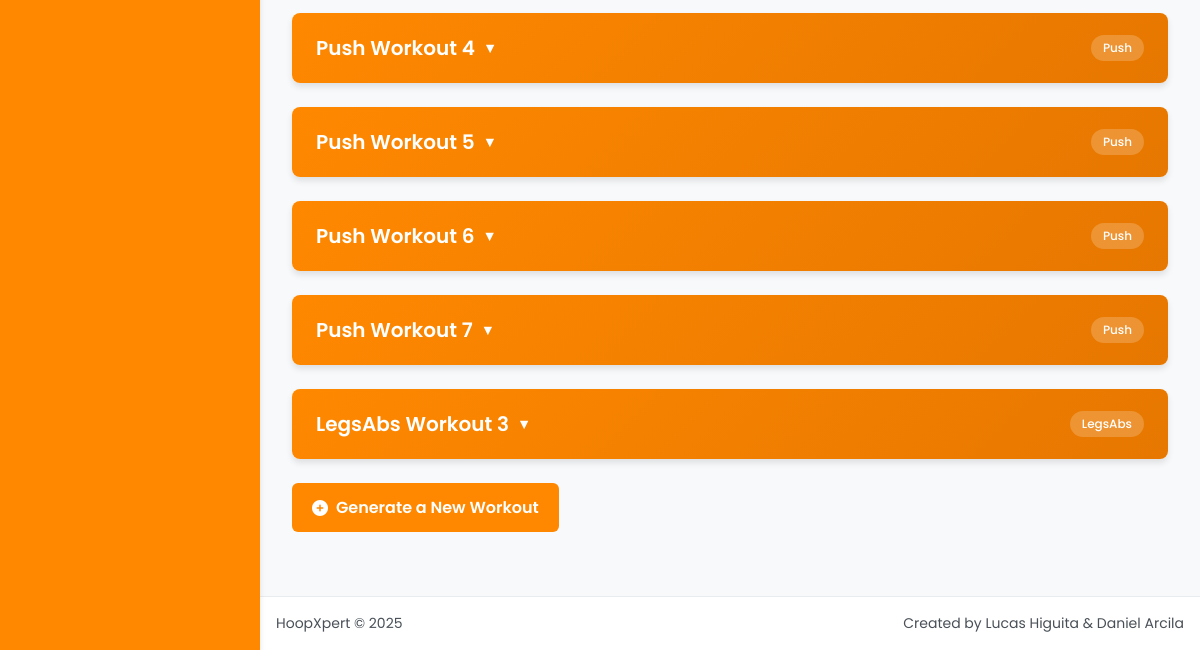
The app's page /workout_list/ (lower part), older data.
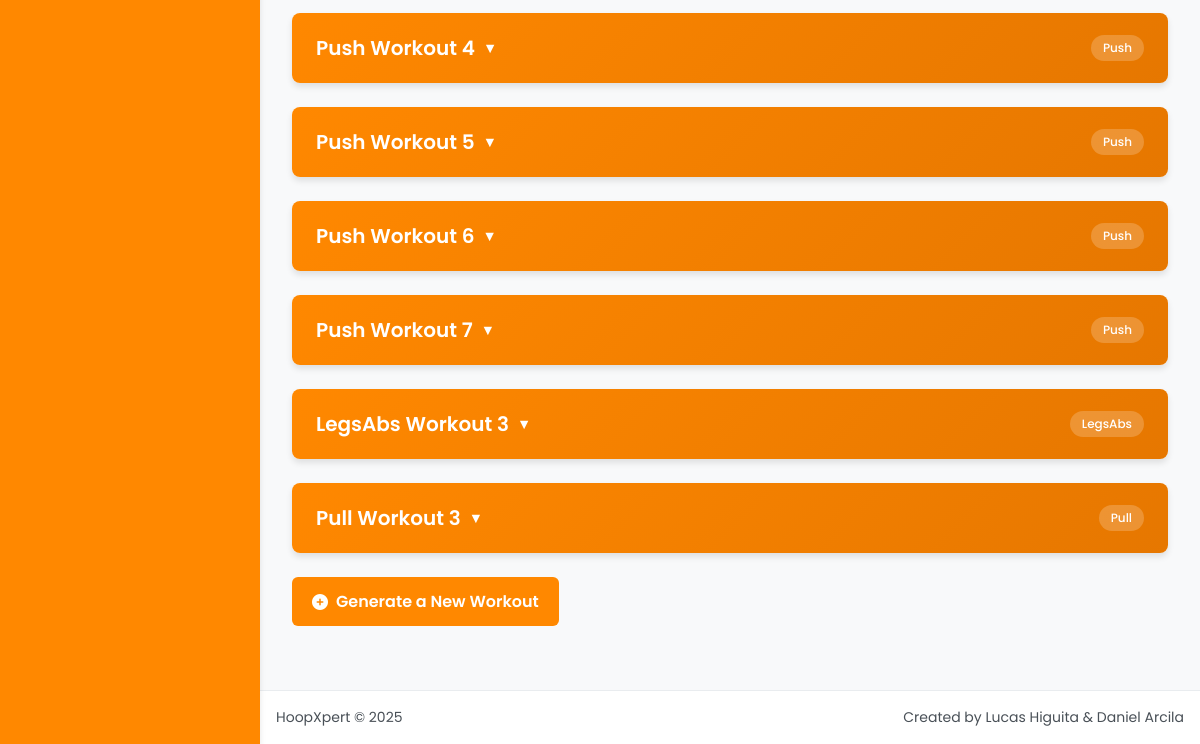
The same page, newer data.
### workout/models.py (models this page shows, shortened)
class Workouts(models.Model):
    WORKOUT_TYPES = [
        ('Push', 'Push'),
        ('Pull', 'Pull'),
        ('Legs/Abs', 'Legs & Abs'),
    ]
    name = models.CharField(max_length=100)  # Puedes generar un nombre tipo "Push Workout 1"
    workout_type = models.CharField(max_length=20, choices=WORKOUT_TYPES)
    exercises = models.ManyToManyField(Exercise)

### workout/views.py (the view)
# urls.py: path('workout_list/', workout_views.workout_list),
def workout_list(request):
    workouts = Workouts.objects.all()
    return render(request, 'workout_list.html', {'workouts': workouts})

### workout/templates/workout_list.html (shortened to what this page needs)
{% extends "base.html" %}
{% block content %}
<div class="workout-list-container">
  {% if workouts %}
    <div class="workout-list">
      {% for workout in workouts %}
        <div class="workout-item">
          <div class="workout-header">
            <h3 class="workout-title">
              {{ workout.name }}
              <span class="workout-icon">▼</span>
            </h3>
            <span class="workout-type">{{ workout.workout_type }}</span>
          </div>
        </div>
      {% endfor %}
    </div>
  {% endif %}
  {% if workouts %}
    <div class="d-flex justify-content-center mt-4">
      <a href="/workout/" class="btn">
        <i class="fas fa-plus-circle"></i> Generate a New Workout
      </a>
    </div>
  {% endif %}
</div>
{% endblock %}

Row changes from the older to the newer data that the page shows:
added Workouts: name "Pull Workout 3", workout_type "Pull"
